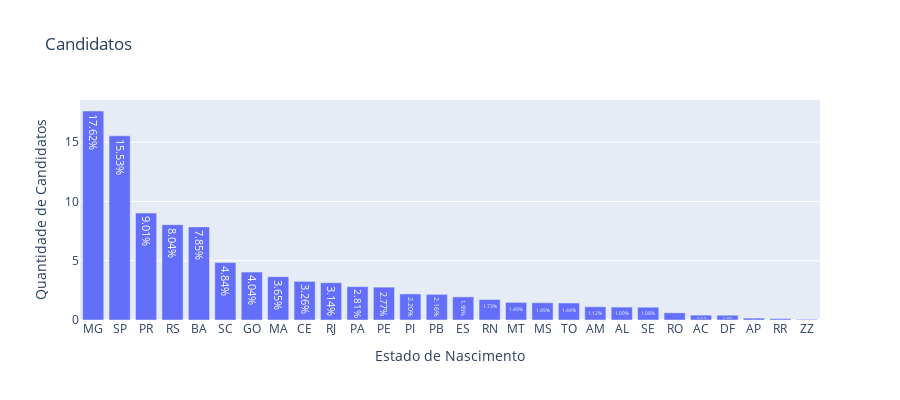

Write notebook code for a chart like this one.
### Code cell
data = dados_agg['SG_UF_NASCIMENTO'].value_counts(normalize=True).reset_index()

data['proportion'] = data['proportion']*100

fig = px.bar(
    data, 
    x='SG_UF_NASCIMENTO',  # Eixo X
    y='proportion',  # Eixo Y
    title='Candidatos'  # Título do gráfico
)

# Atualizar os títulos dos eixos
fig.update_layout(
    xaxis_title="Estado de Nascimento",  # Título do eixo X
    yaxis_title="Quantidade de Candidatos",  # Título do eixo Y
    width=900, 
    height=400
)

# Mostrar os valores nas barras
fig.update_traces(texttemplate='%{y:.2f}%', textposition='inside')

fig.show()

### Figure 1 — Plotly figure (JSON) as saved in the notebook; plotly's stock layout.template omitted (floating-point values rounded to 4 significant figures)
{"data": [{"alignmentgroup": "True", "hovertemplate": "SG_UF_NASCIMENTO=%{x}<br>proportion=%{y}<extra></extra>", "legendgroup": "", "marker": {"color": "#636efa", "pattern": {"shape": ""}}, "name": "", "offsetgroup": "", "orientation": "v", "showlegend": false, "textposition": "inside", "texttemplate": "%{y:.2f}%", "type": "bar", "x": ["MG", "SP", "PR", "RS", "BA", "SC", "GO", "MA", "CE", "RJ", "PA", "PE", "PI", "PB", "ES", "RN", "MT", "MS", "TO", "AM", "AL", "SE", "RO", "AC", "DF", "AP", "RR", "ZZ"], "xaxis": "x", "y": [17.62, 15.53, 9.013, 8.038, 7.848, 4.841, 4.039, 3.652, 3.259, 3.143, 2.812, 2.77, 2.199, 2.162, 1.948, 1.728, 1.486, 1.454, 1.436, 1.115, 1.087, 1.078, 0.6064, 0.4109, 0.4042, 0.1596, 0.1135, 0.05454], "yaxis": "y"}], "layout": {"barmode": "relative", "height": 400, "legend": {"tracegroupgap": 0}, "title": {"text": "Candidatos"}, "width": 900, "xaxis": {"anchor": "y", "domain": [0, 1], "title": {"text": "Estado de Nascimento"}}, "yaxis": {"anchor": "x", "domain": [0, 1], "title": {"text": "Quantidade de Candidatos"}}}}
